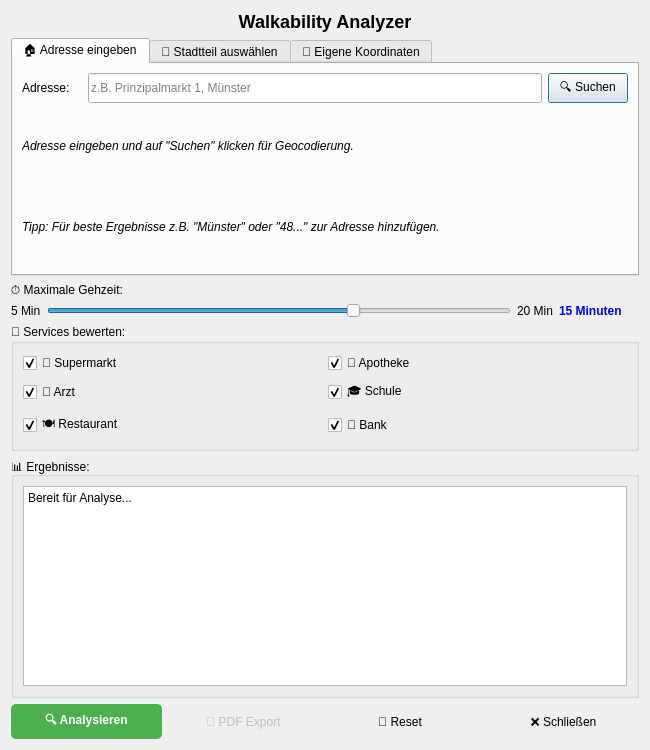
<?xml version="1.0" encoding="UTF-8"?>
<ui version="4.0">
 <class>WalkabilityAnalyzerDialogBase</class>
 <widget class="QDialog" name="WalkabilityAnalyzerDialogBase">
  <property name="geometry">
   <rect>
    <x>0</x>
    <y>0</y>
    <width>650</width>
    <height>750</height>
   </rect>
  </property>
  <property name="windowTitle">
   <string>Walkability Analyzer für Münster</string>
  </property>
  <layout class="QVBoxLayout" name="verticalLayout_main">
   
   <!-- Header -->
   <item>
    <widget class="QLabel" name="label_title">
     <property name="text">
      <string>&lt;h2&gt;Walkability Analyzer&lt;/h2&gt;</string>
     </property>
     <property name="alignment">
      <set>Qt::AlignCenter</set>
     </property>
    </widget>
   </item>
   
   <!-- Location Selection Tabs -->
   <item>
    <widget class="QTabWidget" name="tabWidget_location">
     <property name="currentIndex">
      <number>0</number>
     </property>
     
     <!-- Adress Tab -->
     <widget class="QWidget" name="tab_address">
      <attribute name="title">
       <string>🏠 Adresse eingeben</string>
      </attribute>
      <layout class="QVBoxLayout" name="layout_address">
       <item>
        <layout class="QHBoxLayout" name="layout_address_input">
         <item>
          <widget class="QLabel" name="label_address">
           <property name="text">
            <string>Adresse:</string>
           </property>
           <property name="minimumSize">
            <size>
             <width>60</width>
             <height>0</height>
            </size>
           </property>
          </widget>
         </item>
         <item>
          <widget class="QLineEdit" name="lineEdit_address">
           <property name="placeholderText">
            <string>z.B. Prinzipalmarkt 1, Münster</string>
           </property>
           <property name="minimumSize">
            <size>
             <width>300</width>
             <height>30</height>
            </size>
           </property>
          </widget>
         </item>
         <item>
          <widget class="QPushButton" name="pushButton_geocode">
           <property name="text">
            <string>🔍 Suchen</string>
           </property>
           <property name="minimumSize">
            <size>
             <width>80</width>
             <height>30</height>
            </size>
           </property>
          </widget>
         </item>
        </layout>
       </item>
       <item>
        <widget class="QLabel" name="label_geocode_result">
         <property name="text">
          <string>&lt;i&gt;Adresse eingeben und auf "Suchen" klicken für Geocodierung.&lt;/i&gt;</string>
         </property>
         <property name="wordWrap">
          <bool>true</bool>
         </property>
        </widget>
       </item>
       <item>
        <widget class="QLabel" name="label_address_info">
         <property name="text">
          <string>&lt;i&gt;Tipp: Für beste Ergebnisse z.B. "Münster" oder "48..." zur Adresse hinzufügen.&lt;/i&gt;</string>
         </property>
         <property name="wordWrap">
          <bool>true</bool>
         </property>
        </widget>
       </item>
      </layout>
     </widget>
     
     <!-- District Tab -->
     <widget class="QWidget" name="tab_districts">
      <attribute name="title">
       <string>📍 Stadtteil auswählen</string>
      </attribute>
      <layout class="QVBoxLayout" name="layout_districts">
       <item>
        <layout class="QHBoxLayout" name="layout_district_select">
         <item>
          <widget class="QLabel" name="label_district">
           <property name="text">
            <string>Stadtteil:</string>
           </property>
           <property name="minimumSize">
            <size>
             <width>80</width>
             <height>0</height>
            </size>
           </property>
          </widget>
         </item>
         <item>
          <widget class="QComboBox" name="comboBox_district">
           <property name="minimumSize">
            <size>
             <width>200</width>
             <height>30</height>
            </size>
           </property>
          </widget>
         </item>
         <item>
          <spacer name="spacer_district">
           <property name="orientation">
            <enum>Qt::Horizontal</enum>
           </property>
          </spacer>
         </item>
        </layout>
       </item>
       <item>
        <widget class="QLabel" name="label_district_info">
         <property name="text">
          <string>&lt;i&gt;Wählen Sie einen der vordefinierten Münster Stadtteile aus.&lt;/i&gt;</string>
         </property>
         <property name="wordWrap">
          <bool>true</bool>
         </property>
        </widget>
       </item>
      </layout>
     </widget>
     <!-- Coordinates Tab -->
     <widget class="QWidget" name="tab_coordinates">
      <attribute name="title">
       <string>🎯 Eigene Koordinaten</string>
      </attribute>
      <layout class="QVBoxLayout" name="layout_coordinates">
       <item>
        <layout class="QGridLayout" name="layout_coord_input">
         <item row="0" column="0">
          <widget class="QLabel" name="label_latitude">
           <property name="text">
            <string>Breitengrad (Lat):</string>
           </property>
          </widget>
         </item>
         <item row="0" column="1">
          <widget class="QLineEdit" name="lineEdit_latitude">
           <property name="placeholderText">
            <string>z.B. 51.9606649</string>
           </property>
           <property name="minimumSize">
            <size>
             <width>150</width>
             <height>30</height>
            </size>
           </property>
          </widget>
         </item>
         <item row="0" column="2">
          <spacer name="spacer_lat">
           <property name="orientation">
            <enum>Qt::Horizontal</enum>
           </property>
          </spacer>
         </item>
         <item row="1" column="0">
          <widget class="QLabel" name="label_longitude">
           <property name="text">
            <string>Längengrad (Lon):</string>
           </property>
          </widget>
         </item>
         <item row="1" column="1">
          <widget class="QLineEdit" name="lineEdit_longitude">
           <property name="placeholderText">
            <string>z.B. 7.6261347</string>
           </property>
           <property name="minimumSize">
            <size>
             <width>150</width>
             <height>30</height>
            </size>
           </property>
          </widget>
         </item>
        </layout>
       </item>
       <item>
        <widget class="QLabel" name="label_coord_info">
         <property name="text">
          <string>&lt;i&gt;Geben Sie Koordinaten im WGS84-Format ein (Dezimalgrad).&lt;/i&gt;</string>
         </property>
         <property name="wordWrap">
          <bool>true</bool>
         </property>
        </widget>
       </item>
      </layout>
     </widget>
     
    </widget>
   </item>
   
   <!-- Time Slider -->
   <item>
    <layout class="QVBoxLayout" name="layout_time">
     <item>
      <widget class="QLabel" name="label_time_title">
       <property name="text">
        <string>⏱️ Maximale Gehzeit:</string>
       </property>
      </widget>
     </item>
     <item>
      <layout class="QHBoxLayout" name="layout_time_controls">
       <item>
        <widget class="QLabel" name="label_time_min">
         <property name="text">
          <string>5 Min</string>
         </property>
        </widget>
       </item>
       <item>
        <widget class="QSlider" name="slider_time">
         <property name="minimum">
          <number>5</number>
         </property>
         <property name="maximum">
          <number>20</number>
         </property>
         <property name="value">
          <number>15</number>
         </property>
         <property name="orientation">
          <enum>Qt::Horizontal</enum>
         </property>
        </widget>
       </item>
       <item>
        <widget class="QLabel" name="label_time_max">
         <property name="text">
          <string>20 Min</string>
         </property>
        </widget>
       </item>
       <item>
        <widget class="QLabel" name="label_time">
         <property name="text">
          <string>15 Minuten</string>
         </property>
         <property name="minimumSize">
          <size>
           <width>80</width>
           <height>0</height>
          </size>
         </property>
         <property name="styleSheet">
          <string>font-weight: bold; color: blue;</string>
         </property>
        </widget>
       </item>
      </layout>
     </item>
    </layout>
   </item>
   
   <!-- Sevices -->
   <item>
    <widget class="QGroupBox" name="groupBox_services">
     <property name="title">
      <string>🏪 Services bewerten:</string>
     </property>
     <layout class="QGridLayout" name="layout_services">
      <item row="0" column="0">
       <widget class="QCheckBox" name="checkBox_supermarket">
        <property name="text">
         <string>🛒 Supermarkt</string>
        </property>
        <property name="checked">
         <bool>true</bool>
        </property>
       </widget>
      </item>
      <item row="0" column="1">
       <widget class="QCheckBox" name="checkBox_pharmacy">
        <property name="text">
         <string>💊 Apotheke</string>
        </property>
        <property name="checked">
         <bool>true</bool>
        </property>
       </widget>
      </item>
      <item row="1" column="0">
       <widget class="QCheckBox" name="checkBox_doctor">
        <property name="text">
         <string>🏥 Arzt</string>
        </property>
        <property name="checked">
         <bool>true</bool>
        </property>
       </widget>
      </item>
      <item row="1" column="1">
       <widget class="QCheckBox" name="checkBox_school">
        <property name="text">
         <string>🎓 Schule</string>
        </property>
        <property name="checked">
         <bool>true</bool>
        </property>
       </widget>
      </item>
      <item row="2" column="0">
       <widget class="QCheckBox" name="checkBox_restaurant">
        <property name="text">
         <string>🍽️ Restaurant</string>
        </property>
        <property name="checked">
         <bool>true</bool>
        </property>
       </widget>
      </item>
      <item row="2" column="1">
       <widget class="QCheckBox" name="checkBox_bank">
        <property name="text">
         <string>🏦 Bank</string>
        </property>
        <property name="checked">
         <bool>true</bool>
        </property>
       </widget>
      </item>
     </layout>
    </widget>
   </item>
   
   <!-- Results -->
   <item>
    <widget class="QGroupBox" name="groupBox_results">
     <property name="title">
      <string>📊 Ergebnisse:</string>
     </property>
     <layout class="QVBoxLayout" name="layout_results">
      <item>
       <widget class="QTextBrowser" name="textBrowser_results">
        <property name="minimumSize">
         <size>
          <width>0</width>
          <height>200</height>
         </size>
        </property>
        <property name="html">
         <string>&lt;p&gt;Bereit für Analyse...&lt;/p&gt;</string>
        </property>
       </widget>
      </item>
     </layout>
    </widget>
   </item>
   
   <!-- Buttons -->
   <item>
    <layout class="QHBoxLayout" name="layout_buttons">
     <item>
      <widget class="QPushButton" name="pushButton_analyze">
       <property name="text">
        <string>🔍 Analysieren</string>
       </property>
       <property name="minimumSize">
        <size>
         <width>120</width>
         <height>35</height>
        </size>
       </property>
       <property name="styleSheet">
        <string>QPushButton { background-color: #4CAF50; color: white; font-weight: bold; border-radius: 5px; }</string>
       </property>
      </widget>
     </item>
     <item>
      <widget class="QPushButton" name="pushButton_export">
       <property name="text">
        <string>📄 PDF Export</string>
       </property>
       <property name="minimumSize">
        <size>
         <width>120</width>
         <height>35</height>
        </size>
       </property>
       <property name="enabled">
        <bool>false</bool>
       </property>
       <property name="styleSheet">
        <string>QPushButton { border-radius: 5px; }</string>
       </property>
      </widget>
     </item>
     <item>
      <widget class="QPushButton" name="pushButton_reset">
       <property name="text">
        <string>🔄 Reset</string>
       </property>
       <property name="minimumSize">
        <size>
         <width>100</width>
         <height>35</height>
        </size>
       </property>
       <property name="styleSheet">
        <string>QPushButton { border-radius: 5px; }</string>
       </property>
      </widget>
     </item>
     <item>
      <spacer name="spacer_buttons">
       <property name="orientation">
        <enum>Qt::Horizontal</enum>
       </property>
      </spacer>
     </item>
     <item>
      <widget class="QPushButton" name="pushButton_close">
       <property name="text">
        <string>❌ Schließen</string>
       </property>
       <property name="minimumSize">
        <size>
         <width>100</width>
         <height>35</height>
        </size>
       </property>
       <property name="styleSheet">
        <string>QPushButton { border-radius: 5px; }</string>
       </property>
      </widget>
     </item>
    </layout>
   </item>
   
  </layout>
 </widget>
 <resources/>
 <connections/>
</ui>
